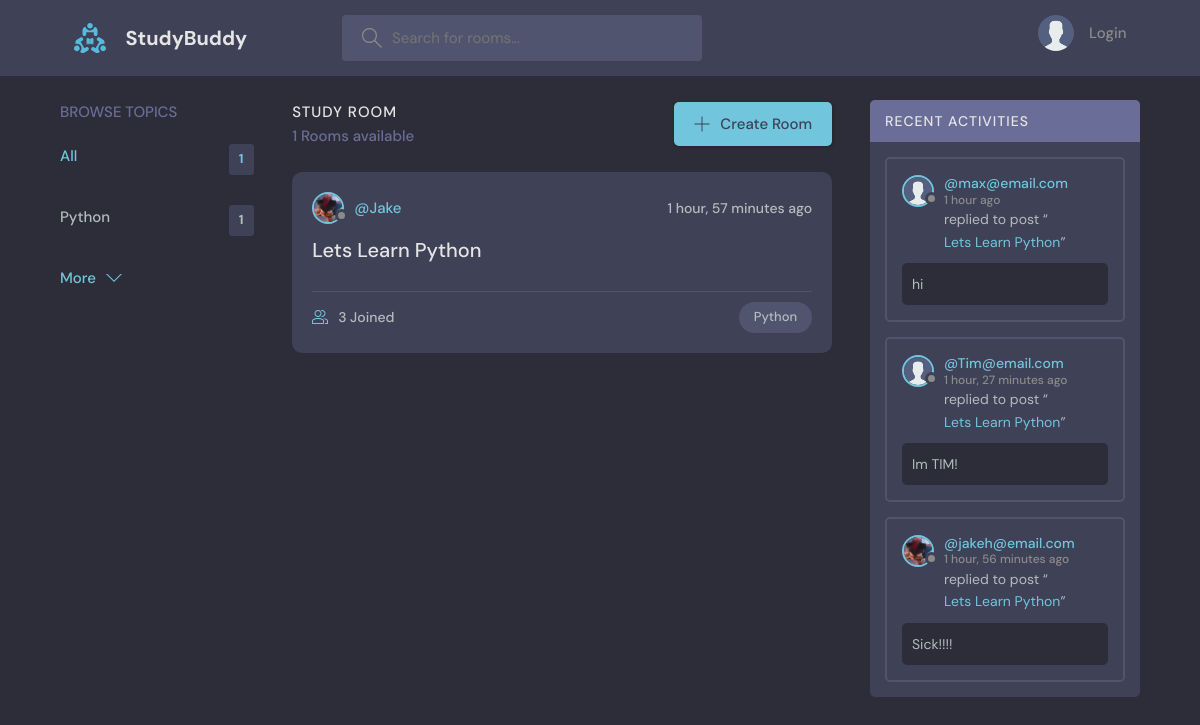
The page / on the database its author committed.
### base/models.py (models this page shows, shortened)
class Topic(models.Model):
    name = models.CharField(max_length = 200)

class Room(models.Model):
    host = models.ForeignKey(User, on_delete = models.SET_NULL, null = True)
    topic = models.ForeignKey(Topic, on_delete = models.SET_NULL, null = True)
    name = models.CharField(max_length = 200)
    description = models.TextField(null = True, blank = True)
    participants = models.ManyToManyField(User, related_name = 'participants', blank = True)
    updated = models.DateTimeField(auto_now = True)
    created = models.DateTimeField(auto_now_add = True)
    class Meta:
        ordering = ['-updated', '-created']
    def __str__(self):
        return self.name

class User(AbstractUser):
    name = models.CharField(max_length=200, null=True)
    email = models.EmailField(unique=True, null=True)
    bio = models.TextField(null=True)
    avatar = models.ImageField(null=True, default="avatar.svg")
    USERNAME_FIELD = 'email'
    REQUIRED_FIELDS = []

class Message(models.Model):
    user = models.ForeignKey(User, on_delete = models.CASCADE)
    room = models.ForeignKey(Room, on_delete = models.CASCADE)
    body = models.TextField()
    updated = models.DateTimeField(auto_now = True)
    created = models.DateTimeField(auto_now_add = True)
    class Meta:
        ordering = ['-updated', '-created']

### base/views.py (the view)
# urls.py: path('', views.home, name = "home"),
def home(request):
    q = request.GET.get('q') if request.GET.get('q') != None else ''
    rooms = Room.objects.filter(
        Q(topic__name__icontains = q)  |
        Q(name__icontains = q)  |
        Q(description__icontains = q)
    )
    topics = Topic.objects.all()[0:5]
    room_count = rooms.count()
    room_messages = Message.objects.filter(Q(room__topic__name__icontains = q))
    context = {'rooms': rooms, 'topics': topics, 'room_count': room_count, 'room_messages': room_messages}
    return render(request, 'base/home.html', context)

### base/templates/base/home.html (shortened to what this page needs)
{% extends 'main.html' %}
{% block content %}
  <main class="layout layout--3">
      <div class="container">
        {% include 'base/topics_component.html' %}
        <div class="roomList">
          <div class="roomList__header">
            <div>
              <h2>Study Room</h2>
              <p>{{room_count}} Rooms available</p>
            </div>
            <a class="btn btn--main" href="{% url 'create-room' %}">
              <svg version="1.1" xmlns="http://www.w3.org/2000/svg" width="32" height="32" viewBox="0 0 32 32">
                <title>add</title>
                <path
                  d="M16.943 0.943h-1.885v14.115h-14.115v1.885h14.115v14.115h1.885v-14.115h14.115v-1.885h-14.115v-14.115z"
                ></path>
              </svg>
              Create Room
            </a>
          </div>
          {% include 'base/feed_component.html' %}
        </div>
         {% include 'base/activity_component.html' %}
      </div>
    </main>
{% endblock %}

### base/templates/base/topics_component.html
<div class="topics">
    <div class="topics__header">
      <h2>Browse Topics</h2>
    </div>
    <ul class="topics__list">
      <li>
        <a href="{% url 'home' %}" class="active">All <span>{{topics.count}}</span></a>
      </li>
      {% for topic in topics%}
      <li>
        <a href="{% url 'home' %}?q={{topic.name}}">{{topic.name}} <span>{{topic.room_set.all.count}}</span></a>
      </li>
      {% endfor %}
    </ul>
    <a class="btn btn--link" href="{% url 'topics' %}">
      More
      <svg version="1.1" xmlns="http://www.w3.org/2000/svg" width="32" height="32" viewBox="0 0 32 32">
        <title>chevron-down</title>
        <path d="M16 21l-13-13h-3l16 16 16-16h-3l-13 13z"></path>
      </svg>
    </a>
  </div>

### base/templates/base/feed_component.html (shortened to what this page needs)
{% for room in rooms %}
<div class="roomListRoom">
    <div class="roomListRoom__header">
      <a href="{% url 'user-profile' room.host.id %}" class="roomListRoom__author">
        <div class="avatar avatar--small">
          <img src="{{room.host.avatar.url}}" />
        </div>
        <span>@{{room.host.username}}</span>
      </a>
      <div class="roomListRoom__actions">
        <span>{{room.created|timesince}} ago</span>
      </div>
    </div>
    <div class="roomListRoom__content">
      <a href="{% url 'room' room.id %}">{{room.name}}</a>
    </div>
    <div class="roomListRoom__meta">
      <a href="{% url 'room' room.id %}" class="roomListRoom__joined">
        {{room.participants.all.count}} Joined
      </a>
      <p class="roomListRoom__topic">{{room.topic.name}}</p>
    </div>
</div>
{% endfor %}

### base/templates/base/activity_component.html (shortened to what this page needs)
<div class="activities">
    <div class="activities__header">
      <h2>Recent Activities</h2>
    </div>
    {% for message in room_messages %}
    <div class="activities__box">
      <div class="activities__boxHeader roomListRoom__header">
        <a href="{% url 'user-profile' message.user.id %}" class="roomListRoom__author">
          <div class="avatar avatar--small">
            <img src="{{message.user.avatar.url}}" />
          </div>
          <p>
            @{{message.user}}
            <span>{{message.created|timesince}} ago</span>
          </p>
        </a>
      </div>
      <div class="activities__boxContent">
        <p>replied to post “<a href="{% url 'room' message.room.id %}">{{message.room}}</a>”</p>
        <div class="activities__boxRoomContent">
            {{message.body}}
        </div>
      </div>
    </div>
    {% endfor %}
  </div>

### rows shown on the page
Topic: name "Python", room_set.all.count "1"
Room: host.avatar (picture), host.username "Jake", created "1 hour, 57 minutes", name "Lets Learn Python", participants.all.count "3", topic.name "Python"
Message: user.avatar (placeholder picture), user "max@email.com", created "1 hour", room "Lets Learn Python", body "hi"
Message: user.avatar (placeholder picture), user "Tim@email.com", created "1 hour, 27 minutes", room "Lets Learn Python", body "Im TIM!"
Message: user.avatar (picture), user "jakeh@email.com", created "1 hour, 56 minutes", room "Lets Learn Python", body "Sick!!!!"

### other values the page prints
{{ topics.count }} "1"
{{ room_count }} "1"
